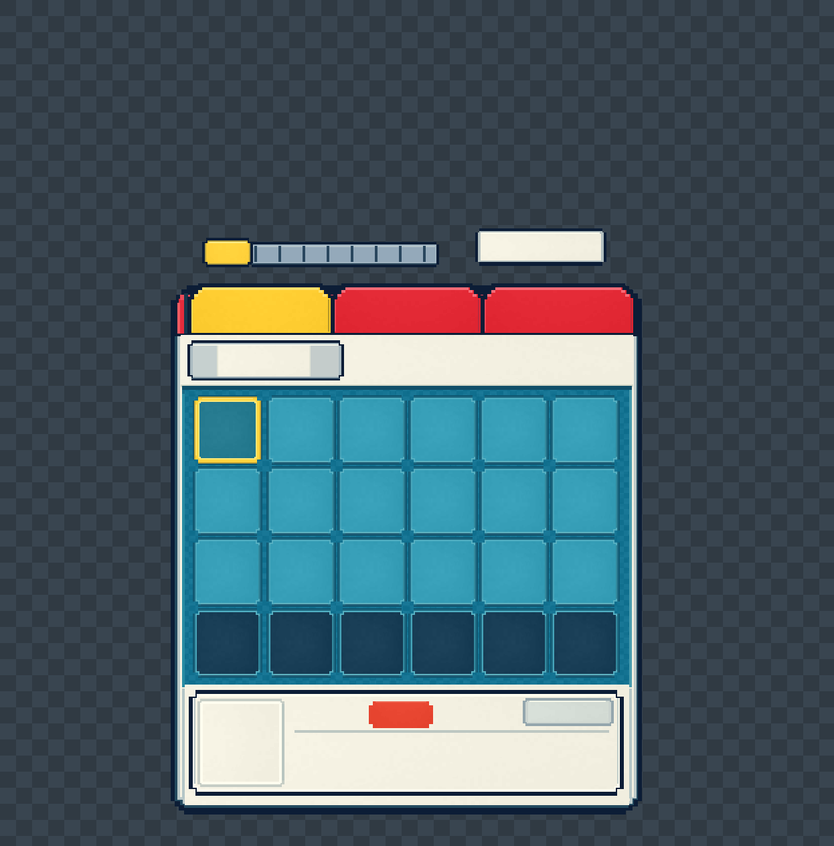
#> input picture design/pixel-ui-redrawn-checker.png, 834 x 846 px, shrunk from 1246 x 1263 before the run
$ python -i compare-screenshots.py   (imports and definitions only)
#> lines starting #> are read from the running program, lines starting #| are printed output that depends on the picture
#> further down, picture is the input picture: PIL image 834x846 RGB; mean R, G, B 76.4, 95.8, 104.6
#!/usr/bin/env python3
"""Compare deterministic Avalonia screenshots produced by native desktop CI jobs.

Each artifact must contain screenshots/*.png and matching *.layout.json files.
Every platform pair must have the same names, dimensions, and exact layout JSON.
Raw errors are measured in premultiplied RGBA
so arbitrary RGB values in fully transparent pixels cannot create false failures.
MAE is the mean absolute channel error on the 0..255 scale; a changed pixel has
at least one channel error greater than --pixel-delta. Pixelmatch 0.4.0's standard
anti-alias detector excludes edge coverage differences from the image gate;
raw metrics and diffs remain available as evidence. No image is shifted/blurred.

This checks shared rendering, not native transparency, DPI changes, or input
permissions. Those remain in docs/cross-platform-qa.md.
"""

from __future__ import annotations

import argparse
import itertools
import json
from pathlib import Path
import sys

from PIL import Image, ImageChops, ImageStat
from pixelmatch.contrib.PIL import pixelmatch


PLATFORMS = ("win-x64", "osx-arm64", "osx-x64")
REQUIRED_SCREENSHOTS = {
    "starter-1x.png",
    "starter-2x.png",
    "main-collapsed-1x.png",
    "main-collapsed-2x.png",
    "main-dex-1x.png",
    "main-dex-2x.png",
    "main-owned-1x.png",
    "main-owned-2x.png",
    "egg-result-2x.png",
    "exp-tooltip-1x.png",
    "exp-tooltip-2x.png",
    "main-shiny-1x.png",
    "main-shiny-2x.png",
    "egg-ready-Common-2x.png",
    "egg-ready-Rare-2x.png",
    "egg-ready-Epic-2x.png",
    "egg-ready-Legendary-2x.png",
    "egg-ready-Shiny-2x.png",
    "main-whole-dex-1x.png",
    "main-whole-dex-2x.png",
    "settings-1x.png",
    "settings-2x.png",
    "evolution-ready-1x.png",
    "evolution-ready-2x.png",
    "evolution-glow-1x.png",
    "evolution-glow-2x.png",
    "evolution-morph-1x.png",
    "evolution-morph-2x.png",
    "evolution-reveal-1x.png",
    "evolution-reveal-2x.png",
}


def premultiplied(image: Image.Image) -> Image.Image:
    red, green, blue, alpha = image.convert("RGBA").split()
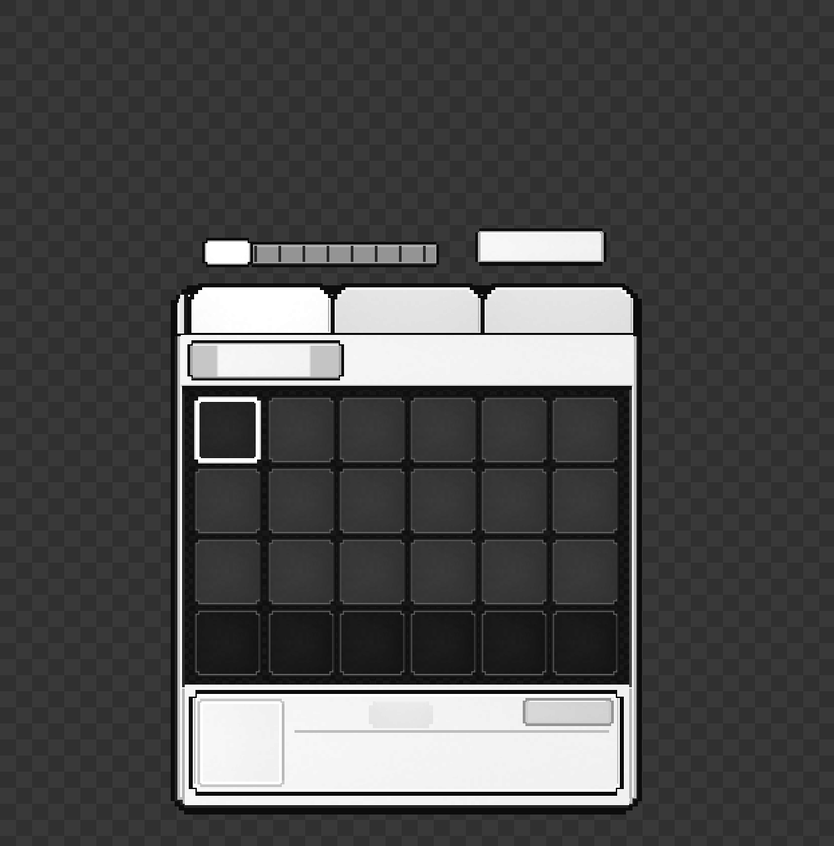
#> red: PIL image 834x846 L; min 0, max 255, mean 76.4
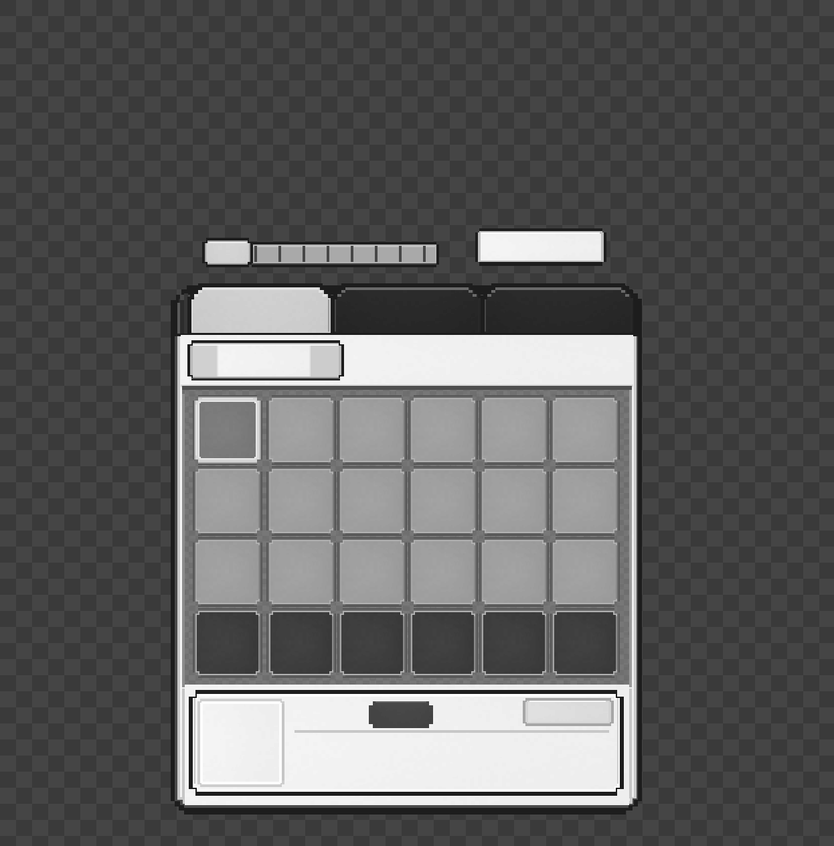
#> green: PIL image 834x846 L; min 0, max 255, mean 95.8
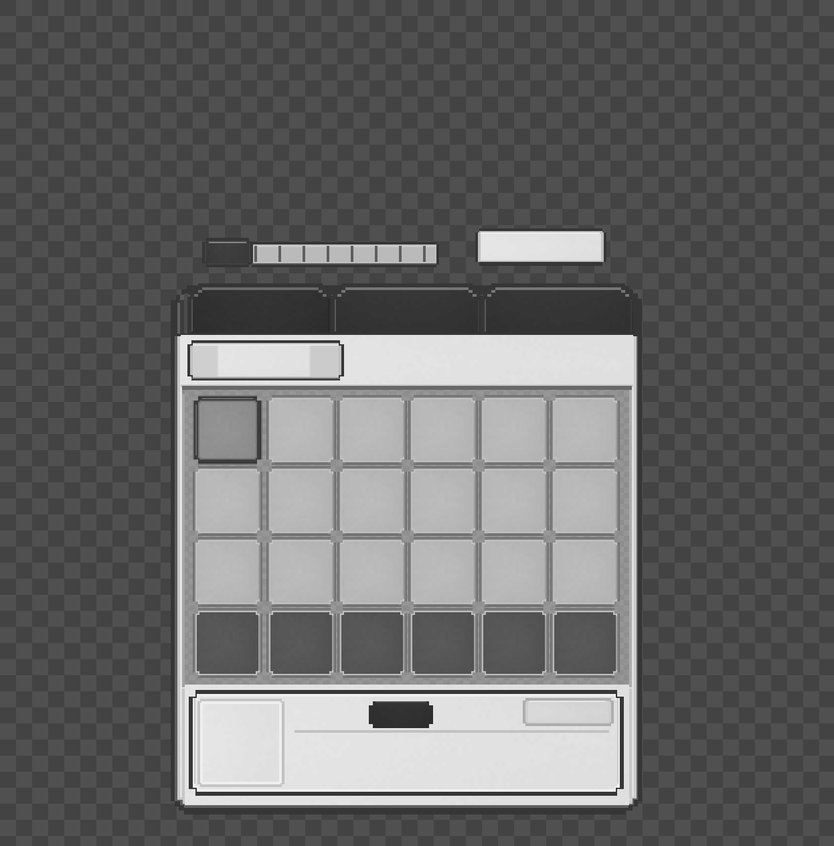
#> blue: PIL image 834x846 L; min 23, max 255, mean 104.6
#> alpha: PIL image 834x846 L; every value is 255
    return Image.merge("RGBA", (
        ImageChops.multiply(red, alpha),
        ImageChops.multiply(green, alpha),
        ImageChops.multiply(blue, alpha),
        alpha,
    ))


def on_background(image: Image.Image) -> Image.Image:
    background = Image.new("RGBA", image.size, (48, 48, 48, 255))
    return Image.alpha_composite(background, image.convert("RGBA")).convert("RGB")


# [182 lines left out: functions antialias_masks, compare_images, arguments, main, not called in this run]


# [2 lines not run here, left out]

>>> from PIL import Image
>>> picture = Image.open('../design/pixel-ui-redrawn-checker.png')
>>> result = premultiplied(picture)
